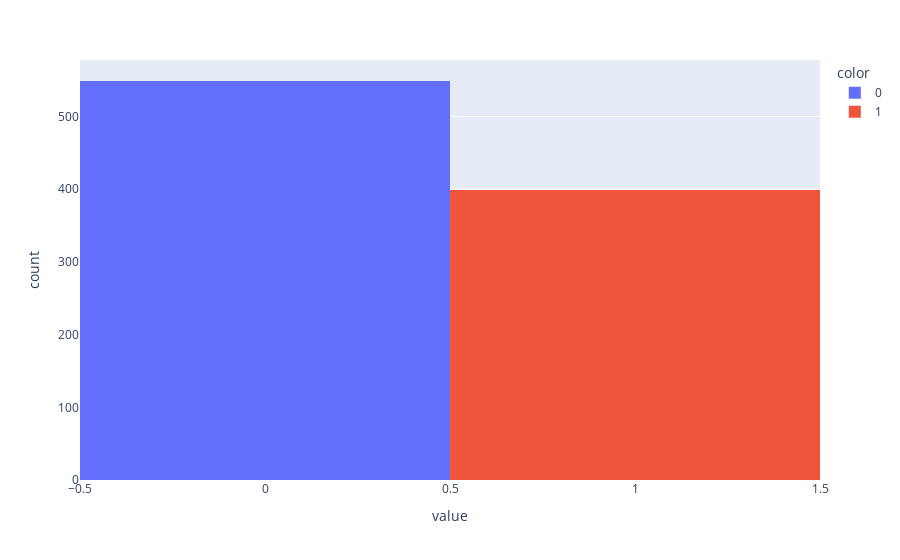
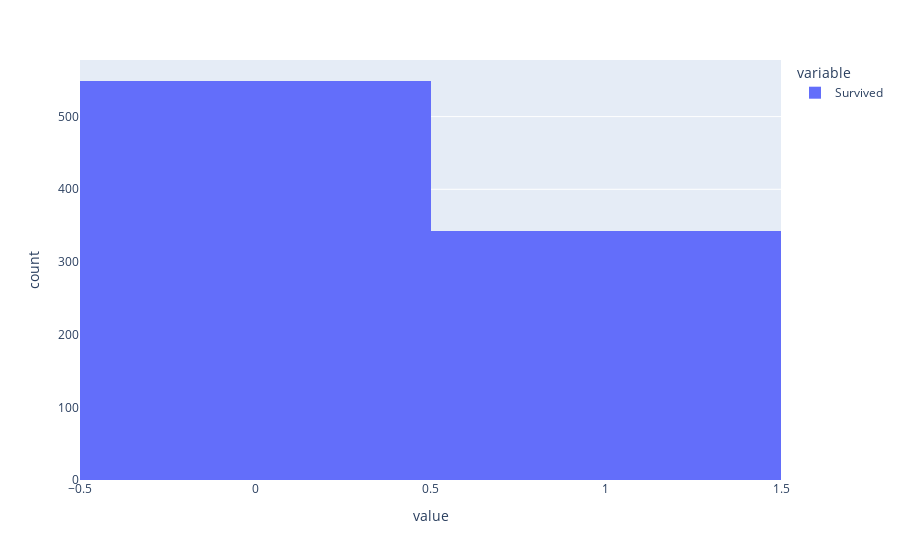

Notebook cell for these charts, in order:
### Code cell
# Visualizando a distribuição das classes após o balanceamento

px.histogram(y, color=y).show()
px.histogram(df_train['Survived']).show()

### Figure 1 — Plotly figure (JSON) as saved in the notebook; plotly's stock layout.template omitted (floating-point values rounded to 4 significant figures; data arrays with more than 128 entries replaced by an {"elided": "..."} marker saying what was removed)
{"data": [{"alignmentgroup": "True", "bingroup": "x", "hovertemplate": "color=0<br>value=%{x}<br>count=%{y}<extra></extra>", "legendgroup": "0", "marker": {"color": "#636efa", "pattern": {"shape": ""}}, "name": "0", "offsetgroup": "0", "orientation": "v", "showlegend": true, "type": "histogram", "x": {"elided": "549 int values"}, "xaxis": "x", "yaxis": "y"}, {"alignmentgroup": "True", "bingroup": "x", "hovertemplate": "color=1<br>value=%{x}<br>count=%{y}<extra></extra>", "legendgroup": "1", "marker": {"color": "#EF553B", "pattern": {"shape": ""}}, "name": "1", "offsetgroup": "1", "orientation": "v", "showlegend": true, "type": "histogram", "x": {"elided": "399 int values"}, "xaxis": "x", "yaxis": "y"}], "layout": {"barmode": "relative", "legend": {"title": {"text": "color"}, "tracegroupgap": 0}, "margin": {"t": 60}, "xaxis": {"anchor": "y", "domain": [0, 1], "title": {"text": "value"}}, "yaxis": {"anchor": "x", "domain": [0, 1], "title": {"text": "count"}}}}

### Figure 2 — Plotly figure (JSON) as saved in the notebook; plotly's stock layout.template omitted (floating-point values rounded to 4 significant figures; data arrays with more than 128 entries replaced by an {"elided": "..."} marker saying what was removed)
{"data": [{"alignmentgroup": "True", "bingroup": "x", "hovertemplate": "variable=Survived<br>value=%{x}<br>count=%{y}<extra></extra>", "legendgroup": "Survived", "marker": {"color": "#636efa", "pattern": {"shape": ""}}, "name": "Survived", "offsetgroup": "Survived", "orientation": "v", "showlegend": true, "type": "histogram", "x": {"elided": "891 int values"}, "xaxis": "x", "yaxis": "y"}], "layout": {"barmode": "relative", "legend": {"title": {"text": "variable"}, "tracegroupgap": 0}, "margin": {"t": 60}, "xaxis": {"anchor": "y", "domain": [0, 1], "title": {"text": "value"}}, "yaxis": {"anchor": "x", "domain": [0, 1], "title": {"text": "count"}}}}
